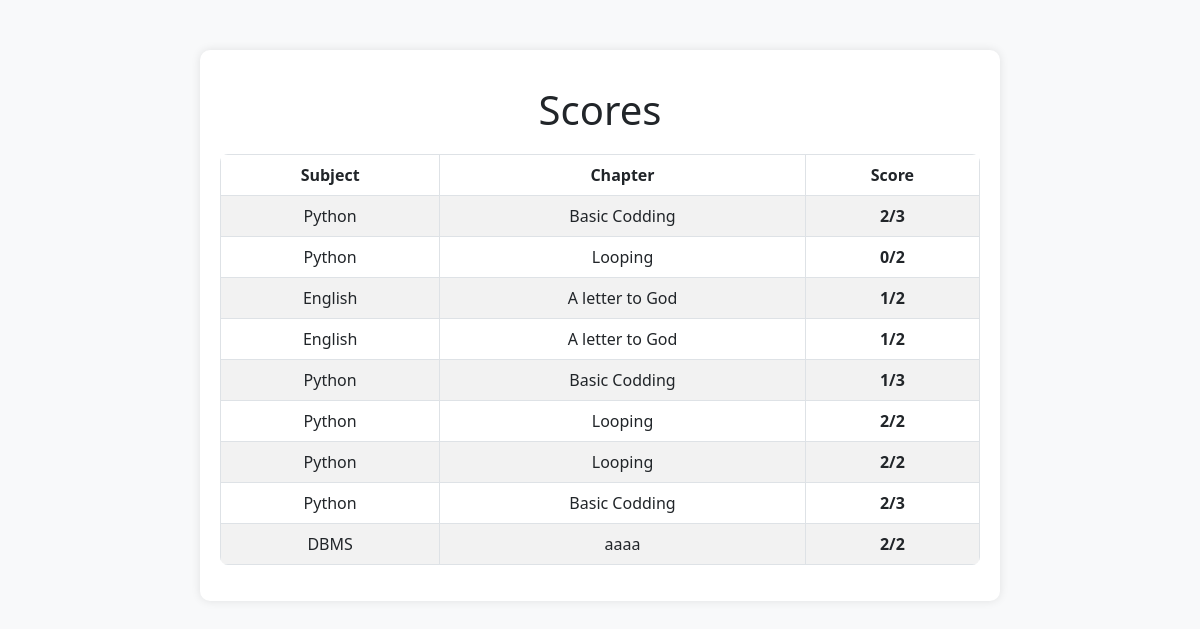
/scores (signed in), run on an earlier commit of the app's database.
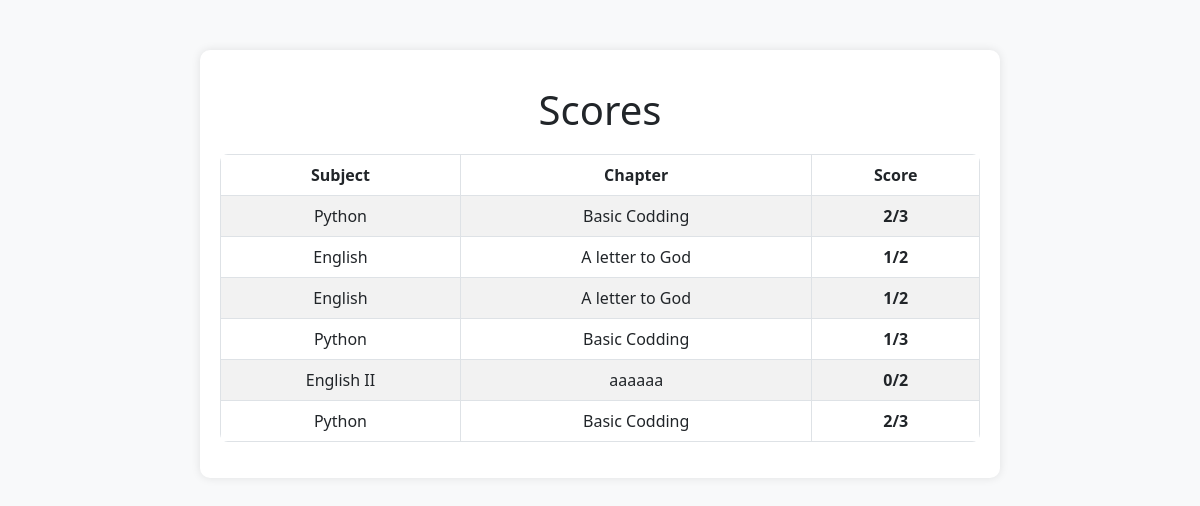
And on a later commit of the database.
### app.py (models this page shows)
class Score(db.Model):
    quiz_id = db.Column(db.Integer, db.ForeignKey('quiz.id'), nullable=False)
    id = db.Column(db.Integer,primary_key = True)
    time_taken = db.Column(db.Time, nullable = False)
    user_id = db.Column(db.Integer, db.ForeignKey('user.id'), nullable=False)
    complete = db.Column(db.Integer, nullable = False)
    total_score = db.Column(db.Integer, nullable = False)
    user = db.relationship('User', back_populates = 'scores')
    quizees = db.relationship('Quiz', back_populates = 'scores')

class Subject(db.Model):
    id = db.Column(db.Integer, primary_key=True)
    subject_name = db.Column(db.String(80), nullable=False)
    description = db.Column(db.String(120), nullable = False)
    chapters = db.relationship('Chapter', back_populates = 'subject', cascade='all, delete')

class Chapter(db.Model):
    id = db.Column(db.Integer, primary_key=True)
    subject_id = db.Column(db.Integer, db.ForeignKey('subject.id'), nullable = False)
    description = db.Column(db.String(120), nullable = False)
    chapter_name = db.Column(db.String(80), nullable=False)
    subject = db.relationship('Subject', back_populates = 'chapters')
    quiz = db.relationship('Quiz', back_populates = 'chapter', cascade='all,delete')

### app.py (the view)
@app.route('/scores', methods=['GET','POST'])
def scores():
    if session.get('username') is None:
        return redirect(url_for('login'))
    scores=Score.query.filter_by(user_id=session.get('user_id')).all()
    return render_template('scores.html', scores=scores)

### templates/scores.html (shortened to what this page needs)
<!DOCTYPE html>
<html lang="en">
<head>
    <link href="https://cdn.jsdelivr.net/npm/bootstrap@5.3.0/dist/css/bootstrap.min.css" rel="stylesheet">
</head>
<body>
    <div class="container">
        <h1 class="mt-3">Scores</h1>
        <table class="table table-bordered table-striped text-center">
            <thead>
                <tr>
                    <th scope="col">Subject</th>
                    <th scope="col">Chapter</th>
                    <th scope="col">Score</th>
                </tr>
            </thead>
            <tbody>
                {% for score in scores %}
                <tr>
                    <td>{{ score.quizees.chapter.subject.subject_name }}</td>
                    <td>{{ score.quizees.chapter.chapter_name }}</td>
                    <td><strong>{{ score.total_score }}/{{ score.quizees.questions | length }}</strong></td>
                </tr>
                {% endfor %}
            </tbody>
        </table>
    </div>
</body>
</html>

What changed in the data, as far as the page shows it:
removed Score: quizees.chapter.subject.subject_name "Python", quizees.chapter.chapter_name "Looping", total_score "0", quizees.questions|length "2"
removed Score: quizees.chapter.subject.subject_name "Python", quizees.chapter.chapter_name "Looping", total_score "2", quizees.questions|length "2"
removed Score: quizees.chapter.subject.subject_name "Python", quizees.chapter.chapter_name "Looping", total_score "2", quizees.questions|length "2"
removed Score: quizees.chapter.subject.subject_name "DBMS", quizees.chapter.chapter_name "aaaa", total_score "2", quizees.questions|length "2"
now on this page (row edited): Score: quizees.chapter.subject.subject_name "English II", quizees.chapter.chapter_name "aaaaaa", total_score "0", quizees.questions|length "2"
